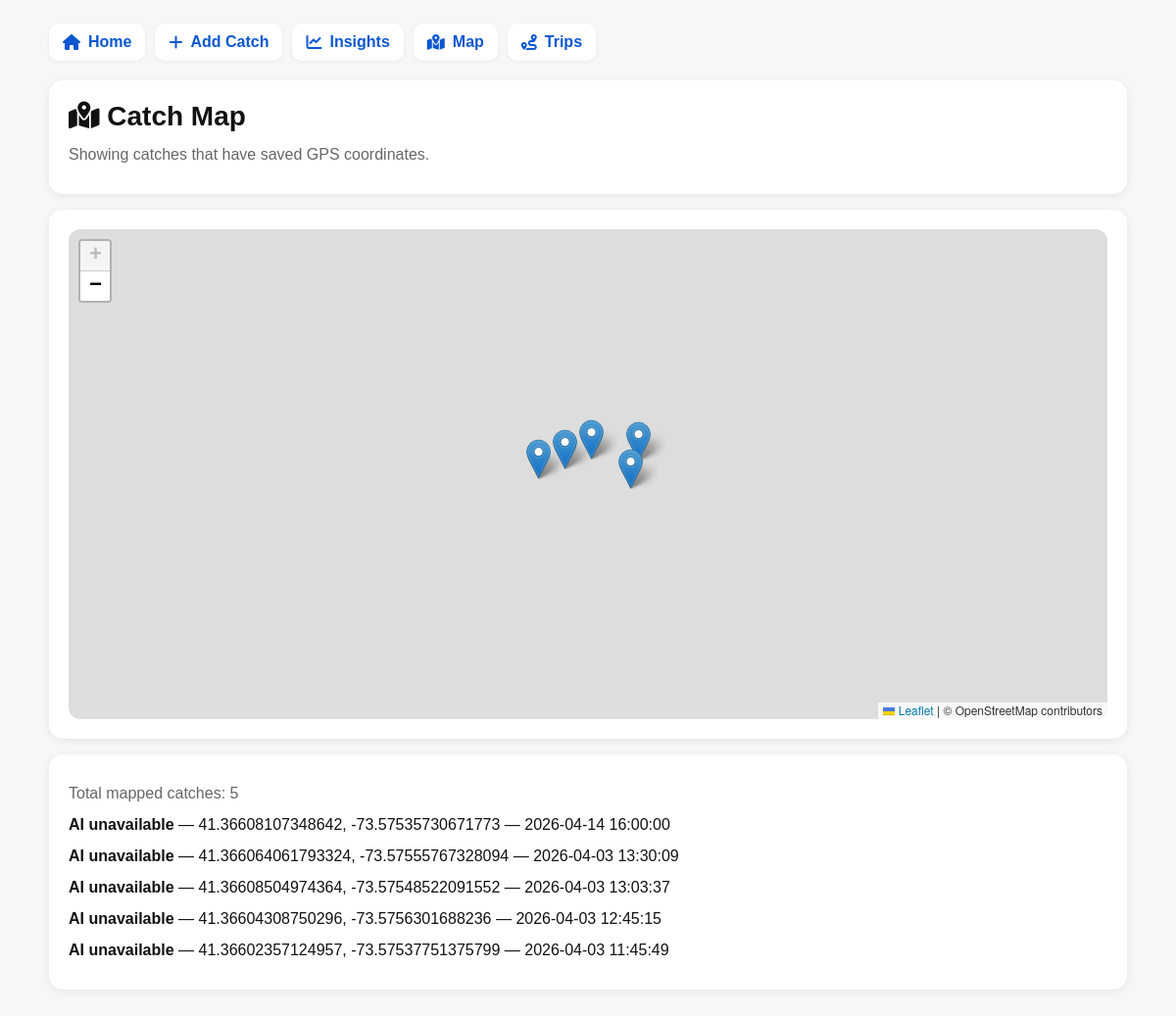
The page /map on the database its author committed.
### tables this page shows
CREATE TABLE catches (
            id INTEGER PRIMARY KEY AUTOINCREMENT,
            timestamp TEXT,
            species TEXT,
            lure TEXT,
            technique TEXT,
            location TEXT,
            weight TEXT,
            length TEXT,
            wind TEXT,
            temp TEXT,
            notes TEXT,
            mode TEXT,
            photo_path TEXT,
            photo_taken_at TEXT,
            photo_gps_lat TEXT,
            photo_gps_lon TEXT,
            photo_device TEXT,
            metadata_found INTEGER
        , is_favorite INTEGER DEFAULT 0, cloud_cover TEXT, trip_id INTEGER, water_temp TEXT, air_pressure TEXT);

### app.py (the view)
@app.route("/map")
def map_page():
    catches = get_all_catches()
    map_catches = []
    for catch in catches:
        lat_raw = clean_value(catch["photo_gps_lat"])
        lon_raw = clean_value(catch["photo_gps_lon"])
        if not lat_raw or not lon_raw:
            continue
        try:
            lat = float(lat_raw)
            lon = float(lon_raw)
        except ValueError:
            continue
        map_catches.append({
            "id": catch["id"],
            "species": clean_value(catch["species"]) or "Unknown Species",
            "timestamp": clean_value(catch["timestamp"]) or "",
            "location": clean_value(catch["location"]) or "",
            "lure": clean_value(catch["lure"]) or "",
            "notes": clean_value(catch["notes"]) or "",
            "photo_path": clean_value(catch["photo_path"]) or "",
            "latitude": lat,
            "longitude": lon,
            "is_favorite": catch["is_favorite"]
        })
    return render_template("map.html", map_catches=map_catches)

### app.py (called while the page is built, shortened)
def get_connection():
    conn = sqlite3.connect(DB_FILE)
    conn.row_factory = sqlite3.Row
    return conn

def get_all_catches(search="", species="", lure="", location=""):
    conn = get_connection()
    cursor = conn.cursor()
    query = "SELECT * FROM catches WHERE 1=1"
    params = []
    if species:
        query += " AND species = ?"
        params.append(species)
    if lure:
        query += " AND lure = ?"
        params.append(lure)
    if location:
        query += " AND location = ?"
        params.append(location)
    query += " ORDER BY id DESC"
    cursor.execute(query, params)
    catches = cursor.fetchall()
    conn.close()
    return catches

def clean_value(value):
    if value is None:
        return None
    value = str(value).strip()
    if value == "":
        return None
    return value

### templates/map.html (shortened to what this page needs)
{% extends "base.html" %}
{% block content %}
<div class="card">
    <h1><i class="fa-solid fa-map-location-dot"></i> Catch Map</h1>
    <p class="muted">Showing catches that have saved GPS coordinates.</p>
</div>
<div class="card">
    <div id="catch-map" style="width: 100%; height: 500px; border-radius: 12px;"></div>
</div>
<div class="card">
    <p class="muted">Total mapped catches: {{ map_catches|length }}</p>
    {% if map_catches %}
        {% for catch in map_catches %}
            <p style="margin-bottom: 8px;">
                <strong>{{ catch["species"] }}</strong>
                — {{ catch["latitude"] }}, {{ catch["longitude"] }}
                {% if catch["timestamp"] %} — {{ catch["timestamp"] }}{% endif %}
            </p>
        {% endfor %}
    {% else %}
        <p class="muted" style="margin-bottom: 0;">No mapped catches yet.</p>
    {% endif %}
</div>
{% endblock %}

### templates/base.html (shortened to what this page needs)
<!doctype html>
<html>
<head>
    <link
        rel="stylesheet"
        href="https://cdnjs.cloudflare.com/ajax/libs/font-awesome/6.5.2/css/all.min.css"
    >
    <link
        rel="stylesheet"
        href="https://unpkg.com/leaflet@1.9.4/dist/leaflet.css"
    >
</head>
<body>
<div class="nav">
    <a href="{{ url_for('home') }}">
        <i class="fa-solid fa-house"></i>
        <span>Home</span>
    </a>
    <a href="{{ url_for('add_catch') }}">
        <i class="fa-solid fa-plus"></i>
        <span>Add Catch</span>
    </a>
    <a href="{{ url_for('insights') }}">
        <i class="fa-solid fa-chart-line"></i>
        <span>Insights</span>
    </a>
    <a href="{{ url_for('map_page') }}">
        <i class="fa-solid fa-map-location-dot"></i>
        <span>Map</span>
    </a>
    <a href="{{ url_for('trips') }}">
        <i class="fa-solid fa-route"></i>
        <span>Trips</span>
    </a>
</div>
{% block content %}{% endblock %}
</body>
</html>

### templates/base.html (style rules this page uses)
body { font-family: Arial, sans-serif; max-width: 1100px; margin: 0 auto; padding: 16px; background: #f7f7f7; color: #111; }
h1 { margin-top: 0; margin-bottom: 10px; font-size: 28px; line-height: 1.2; }
p { margin: 8px 0; line-height: 1.5; }
a, button { text-decoration: none; cursor: pointer; }
.nav { margin-bottom: 20px; display: flex; flex-wrap: wrap; gap: 10px; }
.nav a { color: #0b57d0; font-weight: bold; background: white; padding: 10px 14px; border-radius: 10px; box-shadow: 0 1px 4px rgba(0,0,0,0.06); display: inline-flex; align-items: center; gap: 8px; }
.card { background: white; border-radius: 14px; padding: 16px; margin-bottom: 16px; box-shadow: 0 2px 8px rgba(0,0,0,0.08); }
.muted { color: #666; }
@media (min-width: 700px) { body { padding: 24px; } }
@media (min-width: 700px) { .card { padding: 20px; } }

### rows shown on the page
catches: species "AI unavailable", latitude "41.36608107348642", longitude "-73.57535730671773", timestamp "2026-04-14 16:00:00"
catches: species "AI unavailable", latitude "41.366064061793324", longitude "-73.57555767328094", timestamp "2026-04-03 13:30:09"
catches: species "AI unavailable", latitude "41.36608504974364", longitude "-73.57548522091552", timestamp "2026-04-03 13:03:37"
catches: species "AI unavailable", latitude "41.36604308750296", longitude "-73.5756301688236", timestamp "2026-04-03 12:45:15"
catches: species "AI unavailable", latitude "41.36602357124957", longitude "-73.57537751375799", timestamp "2026-04-03 11:45:49"

### other values the page prints
{{ map_catches|length }} "5"
